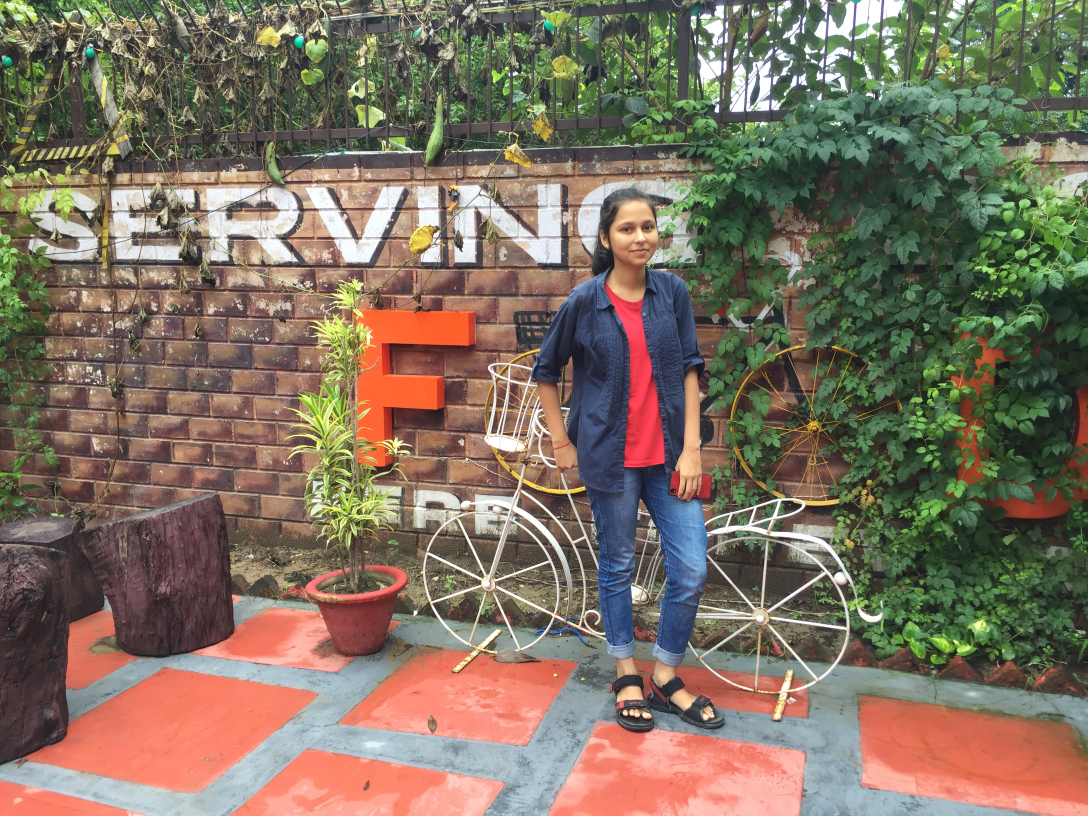
#> input picture img1.JPG, 3264 x 2448 px, found by its file name (shown at 1/3 size)
$ python alpha.py
#> lines starting #> are read from the running program, lines starting #| are printed output that depends on the picture; after the words box and inside, x2 and y2 are one past the last pixel; in counts of white or black regions, pixels touching at a corner belong together
import imutils
import cv2
from pip._vendor.urllib3.connectionpool import xrange
import numpy as np
class PreprocessorWithAspect:
 def __init__(self, width, height, inter=cv2.INTER_AREA):
  # store the target image width, height, and interpolation
      # method used when resizing
#> further down, img is the input picture: shape (2448, 3264, 3); mean B, G, R 96.2, 112.9, 126.8
      self.width = width
      self.height = height
      self.inter = inter
      pass

 def preprocess(self, image):
  # grab the dimensions of the image and then initialize
        # the deltas to use when cropping
  (h, w) = image.shape [:2]
#> h = 2448; w = 3264
  dW = 0
  dH = 0
  # if the width is smaller than the height, then resize
  # along the width (i.e., the smaller dimension) and then
  # update the deltas to crop the height to the desired dimension
  if w < h:
           image = imutils.resize(image, width=self.width, inter=self.inter)
           dH = int((image.shape[0] - self.height) / 2.0)
# otherwise, the height is smaller than the width so
   # resize along the height and then update the deltas
   # to crop along the width
  else:
           image = imutils.resize(image, height=self.height,inter=self.inter)
           dW = int((image.shape[1] - self.width) / 2.0)
#> dW = 266
# now that our images have been resized, we need to
   # re-grab the width and height, followed by performing the crop
  (h, w) = image.shape[:2]
#> h = 1000; w = 1333
  image = image[dH:h - dH, dW:w - dW]
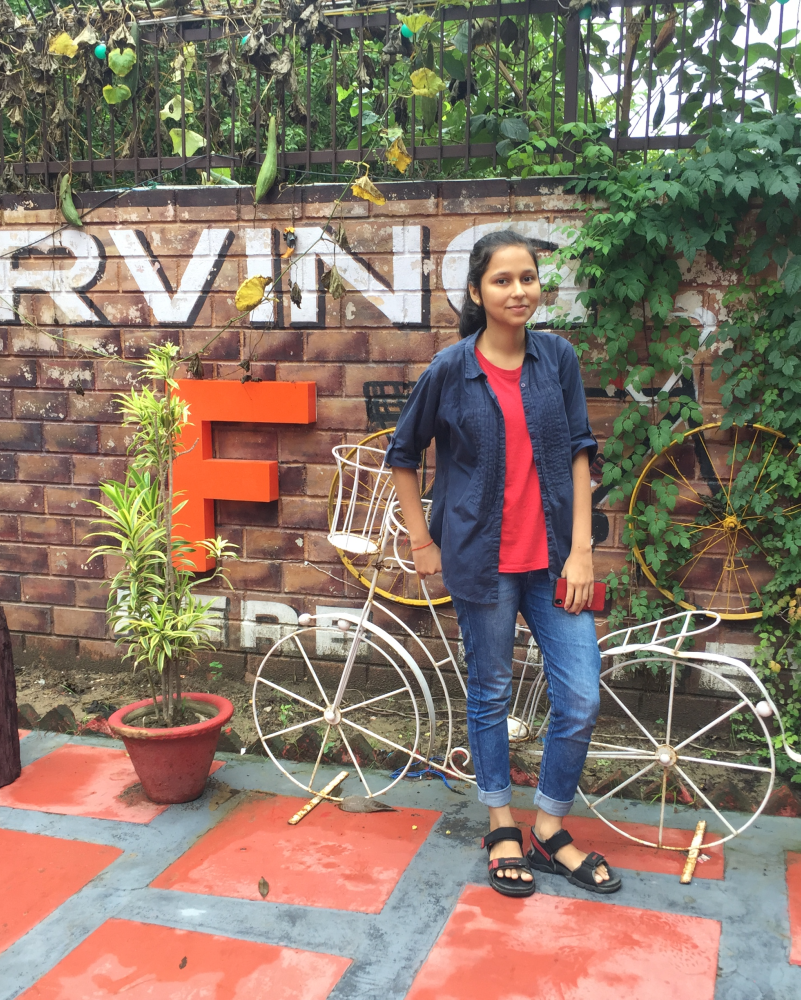
#> image: shape (1000, 801, 3); mean of channels 0, 1, 2 106, 119.9, 137.7; drawn as B, G, R
# finally, resize the image to the provided spatial
        # dimensions to ensure our output image is always a fixed size
  return cv2.resize(image, (self.width, self.height),interpolation=self.inter)

 def render(self, img_rgb):
     #img_rgb = cv2.imread(img_rgb)
     ob2=PreprocessorWithAspect(800,1000)
     img_rgb = ob2.preprocess(img_rgb)
     numDownSamples = 1  # number of downscaling steps
     numBilateralFilters = 50  # number of bilateral filtering steps

     # -- STEP 1 --
     # downsample image using Gaussian pyramid
     img_color = img_rgb
     for _ in xrange(numDownSamples):
         img_color = cv2.pyrDown(img_color)
#> this loop made 1 pass
#> pass 1, in render, `img_color = cv2.pyrDown(img_color)`:
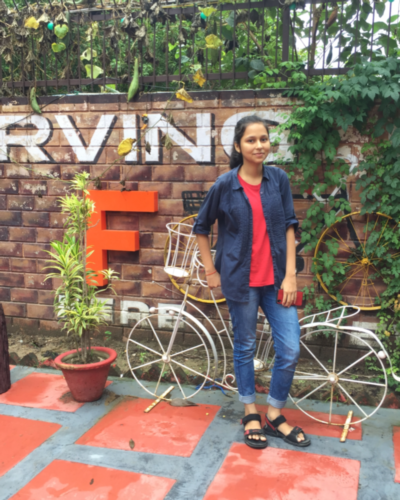
#> img_color: shape (500, 400, 3); mean of channels 0, 1, 2 106, 119.9, 137.7; drawn as B, G, R
     # cv2.imshow("downcolor",img_color)
     # cv2.waitKey(0)
     # repeatedly apply small bilateral filter instead of applying
     # one large filter
     for _ in xrange(numBilateralFilters):
         img_color = cv2.bilateralFilter(img_color, 9, 9, 7)
     # cv2.imshow("bilateral filter",img_color)
     # cv2.waitKey(0)
     # upsample image to original size
     for _ in xrange(numDownSamples):
         img_color = cv2.pyrUp(img_color)
#> this loop made 1 pass
#> pass 1, in render, `img_color = cv2.pyrUp(img_color)`:
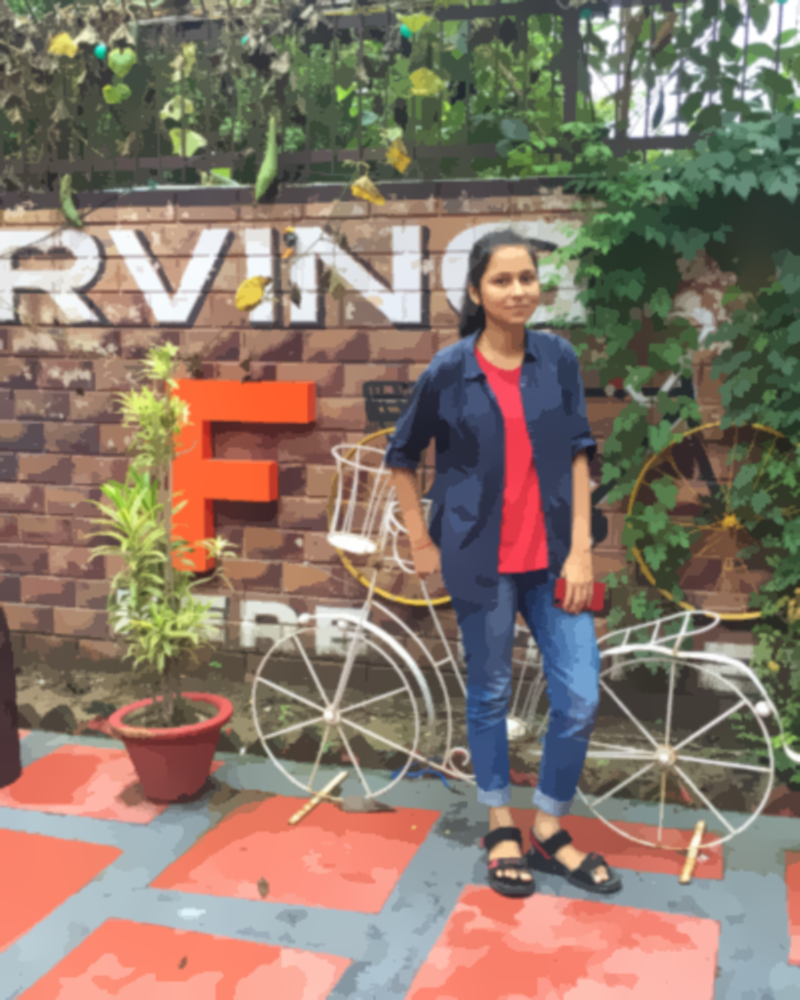
#> img_color: shape (1000, 800, 3); mean of channels 0, 1, 2 106, 119.9, 137.8; drawn as B, G, R
     # cv2.imshow("upscaling",img_color)
     # cv2.waitKey(0)
     # -- STEPS 2 and 3 --
     # convert to grayscale and apply median blur
     img_gray = cv2.cvtColor(img_rgb, cv2.COLOR_RGB2GRAY)
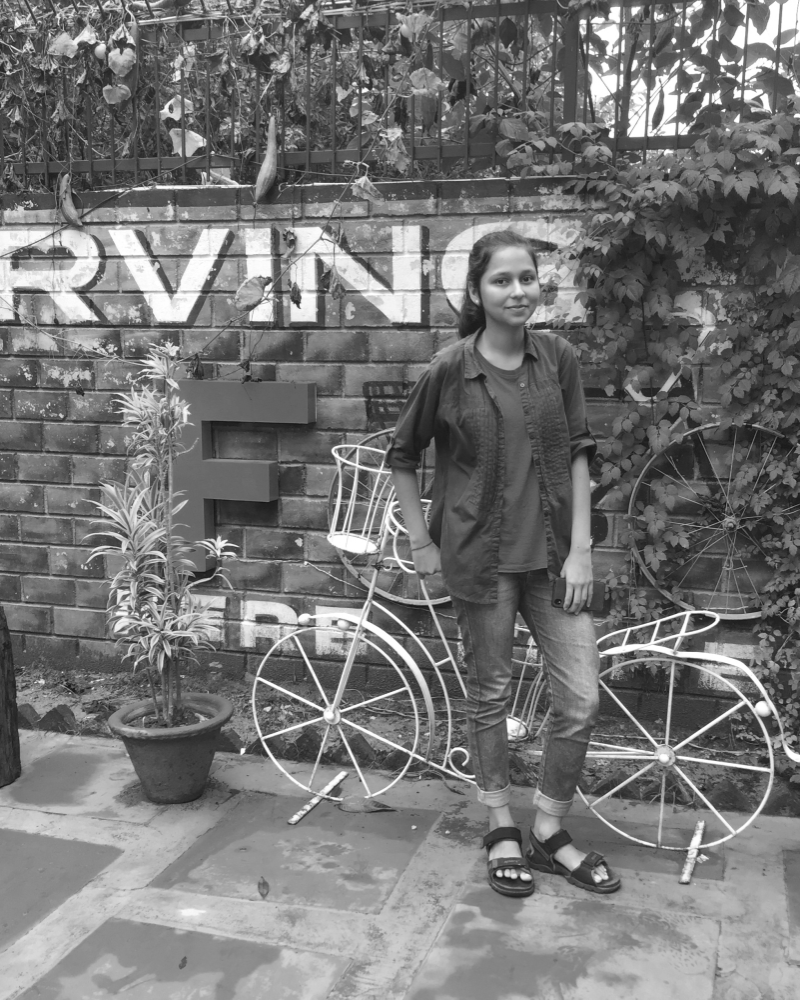
#> img_gray: shape (1000, 800); min 19, max 255, mean 117.8
     img_blur = cv2.medianBlur(img_gray, 3)
     # cv2.imshow("grayscale+median blur",img_color)
     # cv2.waitKey(0)
     # -- STEP 4 --
     # detect and enhance edges
     img_edge = cv2.adaptiveThreshold(img_blur, 255, cv2.ADAPTIVE_THRESH_GAUSSIAN_C, cv2.THRESH_BINARY, 11, 9)
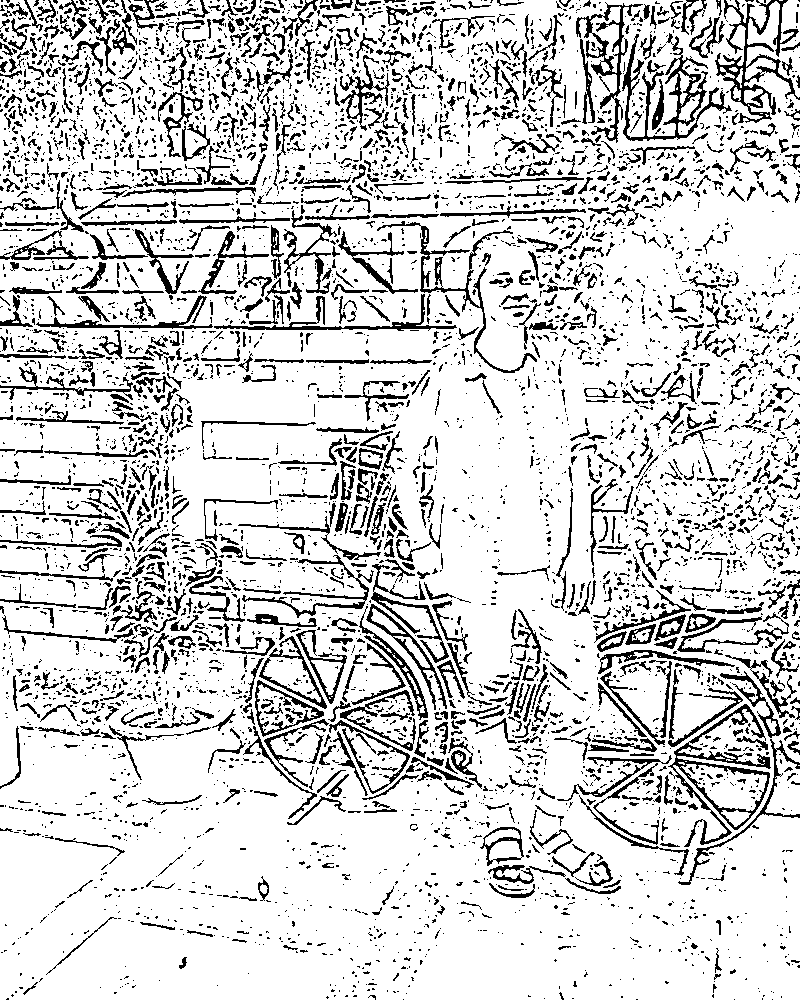
#> img_edge: shape (1000, 800); 82.6% white; black in thin lines or dots
     #img_edge=cv2.medianBlur(img_edge,3)

     # cv2.imshow("edge",img_edge)
     # cv2.waitKey(0)

     # -- STEP 5 --
     # convert back to color so that it can be bit-ANDed with color image
     (x, y, z) = img_color.shape
#> x = 1000; y = 800; z = 3
     ob1=PreprocessorWithAspect(y,x)
     img_edge = ob1.preprocess(img_edge)
     img_edge = cv2.cvtColor(img_edge, cv2.COLOR_GRAY2RGB)
#> img_edge: shape (1000, 800, 3); 82.6% white; black in thin lines or dots
     cv2.imwrite("edge.png", img_edge)
     # [4 lines of commented-out code are left out]
     return cv2.bitwise_and(img_color, img_edge)
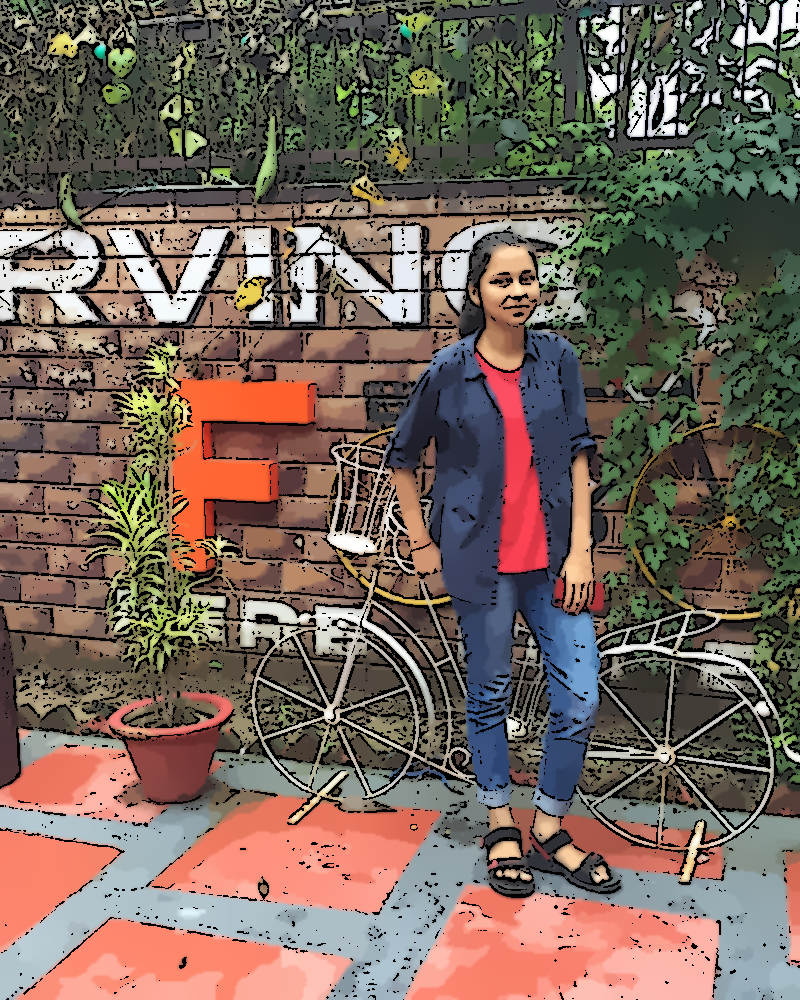
#> returned value: shape (1000, 800, 3); mean of channels 0, 1, 2 90.3, 101.5, 118.1; drawn as B, G, R
ob=PreprocessorWithAspect(800,1000)
img=cv2.imread("img1.jpg");
img=ob.render(img)
cv2.imshow("P1",img)
cv2.waitKey(0)
cv2.destroyAllWindows()

$ run again, with Cartoon version.jpg copied over img1.JPG
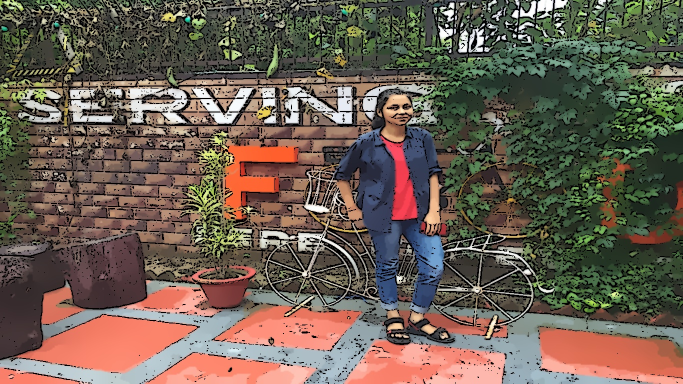
#> input picture Cartoon version.jpg, 1366 x 768 px, found by its file name (shown at 1/2 size)
#> img is the input picture: shape (768, 1366, 3); mean B, G, R 82.1, 94.5, 108
#> in render, `img_edge = cv2.adaptiveThreshold(img_blur, 255, cv2.ADAPTIVE_THRESH_GA..`:
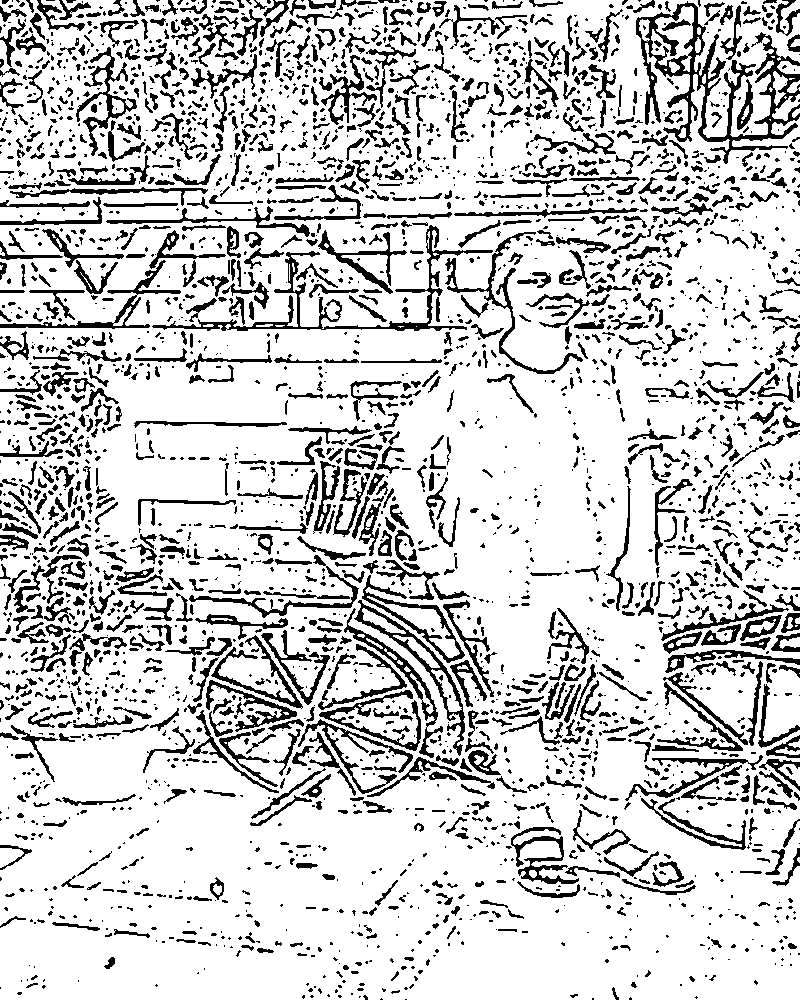
#> img_edge: shape (1000, 800); 80.6% white; 3198 black regions (1877 under 20 px), largest, box (x1, y1, x2, y2) and area: (636, 1, 800, 164) 6023, (152, 225, 493, 331) 2976, (354, 600, 465, 756) 1556
#> in render, `return cv2.bitwise_and(img_color, img_edge)`:
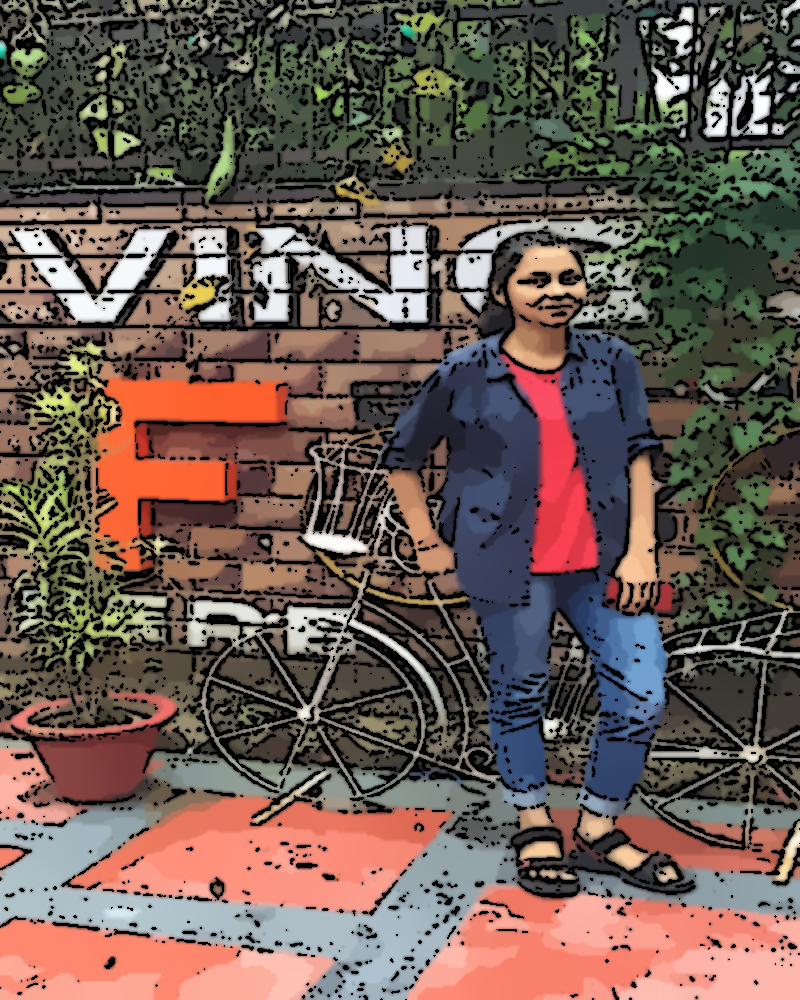
#> returned value: shape (1000, 800, 3); mean of channels 0, 1, 2 81.3, 89.9, 107.5; drawn as B, G, R
